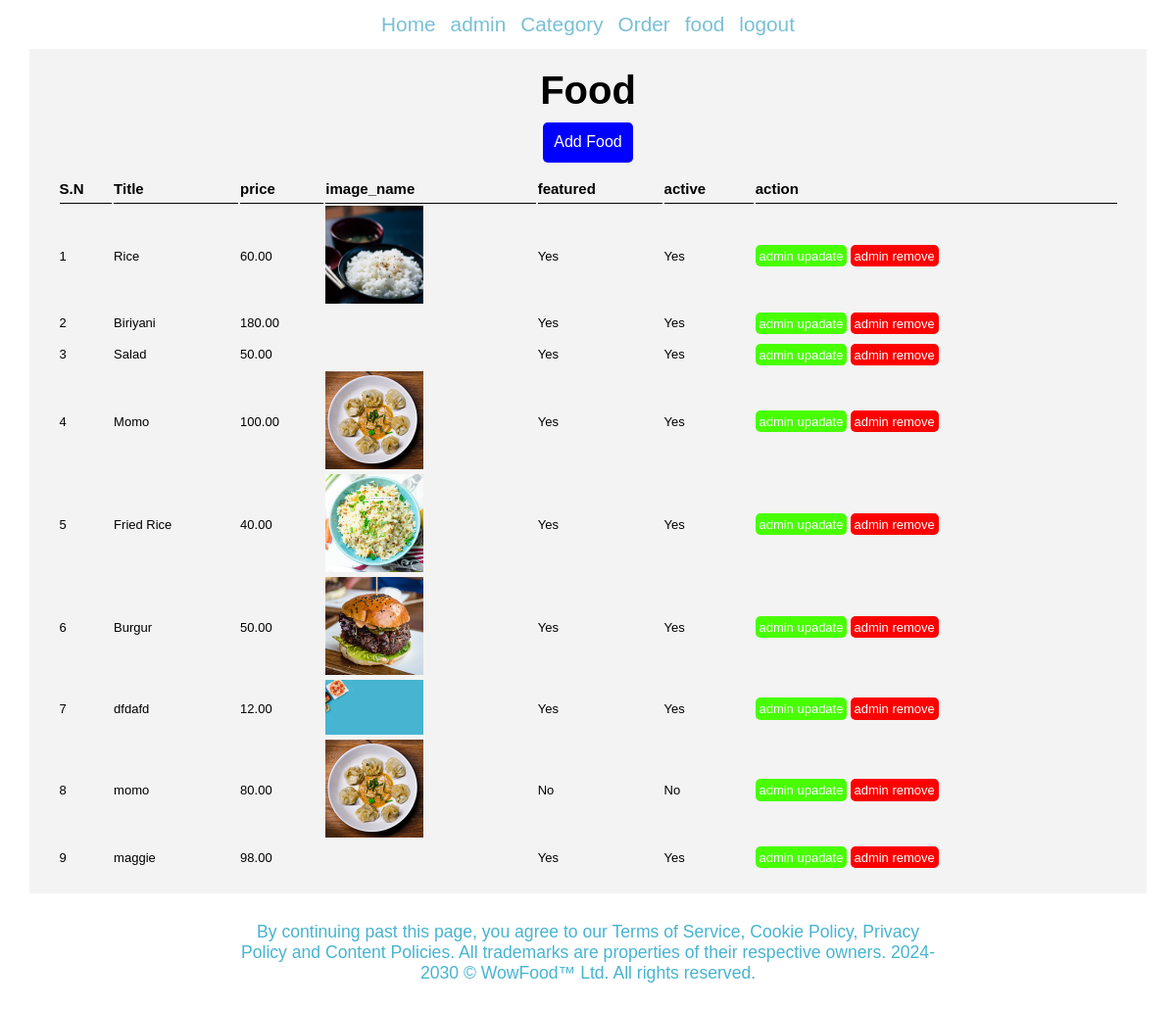
Page /admin/manage-food.php (signed in) on the committed database.
### tables this page shows
CREATE TABLE `tbl_food` (
  `id` int(10) UNSIGNED NOT NULL,
  `title` varchar(100) NOT NULL,
  `description` text NOT NULL,
  `price` decimal(10,2) NOT NULL,
  `image_name` varchar(250) NOT NULL,
  `category_id` int(10) NOT NULL,
  `featured` varchar(10) NOT NULL,
  `active` varchar(10) NOT NULL
);

### admin/manage-food.php (the view, shortened to what this page needs)
<?php
    include('repeat2/navbar.php');
?>
<main>
    <div class="container center">
        <div class="small-container center">
            <h3>Food</h3>
            <a href="<?php echo HOMEURL; ?>admin/add-food.php" class="btn-primery"> Add Food</a>
            <div class="container2">
               <table>
                <tr>
                    <th>S.N</th>
                    <th>Title</th>
                    <th>price</th>
                    <th>image_name</th>
                    <th>featured</th>
                    <th>active</th>
                    <th>action</th>
                </tr>
<?php
$sql = "SELECT * FROM tbl_food";
$rec = mysqli_query($conn,$sql);
$count = mysqli_num_rows($rec);
$sn=1;
if($count>0)
{
    while($row =mysqli_fetch_assoc($rec))
    {
        $id = $row['id'];
        $title = $row['title'];
        $price = $row['price'];
        $image_name = $row['image_name'];
        $featured = $row['featured'];
        $active = $row['active'];
        ?>
         <tr>
                    <td><?php echo $sn++; ?></td>
                    <td><?php echo $title; ?></td>
                    <td><?php echo $price; ?></td>
                    <td>
                        <?php
                            if($image_name == "")
                            {
                            }
                            else{
                                ?>
                                <img src="<?php echo HOMEURL;?>imgs/food/<?php echo $image_name; ?>" width="100px" alt="">
                                <?php                            }
                        ?>
                    </td>
                    <td><?php echo $featured; ?></td>
                    <td><?php echo $active; ?></td>
                    <td>
                        <a href="<?php echo HOMEURL;?>admin/update-food.php?id=<?php echo $id; ?>" class="btn-secondary">admin upadate</a>
                        <a href="<?php echo HOMEURL; ?>admin/delete-food.php?id=<?php echo $id; ?>&image_name=<?php echo $image_name ?>" class="btn-danger">admin remove</a>
                    </td>
        </tr>
        <?php
    }
}
else{
    echo "<tr><td colspan='6'>food not added yet. </td></tr>";
}
?>
               </table>
            </div>
        </div>
    </div>
</main>
<?php
    include ('repeat2/footer.php');
?>

### css/admin.css (style rules this page uses)
* { margin: 0; padding: 0; font-family: Arial, Helvetica, sans-serif; }
.center { display: flex; justify-content: center; align-items: center; }
body { width: 100%; height: 60vh; }
.container { padding-top: 50px; width: 100%; }
.small-container { width: 95%; flex-direction: column; background: #f3f3f3; gap: 10px; padding-bottom: 20px; padding-top: 20px; }
.small-container h3 { font-size:2.5rem ; }
.container2 { width: 100%; gap: 10%; display: flex; justify-content: space-evenly; height:100%; align-items: center; }
.btn-primery { background: blue; padding: 1%; color: white; border-radius: 5px; text-decoration: none;height: 100%; }
.btn-secondary { background: rgb(72, 255, 0); padding: 1%; color: white; border-radius: 5px; text-decoration: none; }
.btn-danger { background: rgb(252, 1, 1); padding: 1%; color: white; border-radius: 5px; text-decoration: none; }
table { width: 95%; }
table tr th { border-bottom:1px solid black ; text-align: left; font-size: 15px; }
table tr { height: 30px; font-size: 13px; }

### rows in the picture
tbl_food: title "Rice", price "60.00", image_name (picture), featured "Yes", active "Yes"
tbl_food: title "Biriyani", price "180.00", featured "Yes", active "Yes"
tbl_food: title "Salad", price "50.00", featured "Yes", active "Yes"
tbl_food: title "Momo", price "100.00", image_name (picture), featured "Yes", active "Yes"
tbl_food: title "Fried Rice", price "40.00", image_name (picture), featured "Yes", active "Yes"
tbl_food: title "Burgur", price "50.00", image_name (picture), featured "Yes", active "Yes"
tbl_food: title "dfdafd", price "12.00", image_name (picture), featured "Yes", active "Yes"
tbl_food: title "momo", price "80.00", image_name (picture), featured "No", active "No"
tbl_food: title "maggie", price "98.00", featured "Yes", active "Yes"
